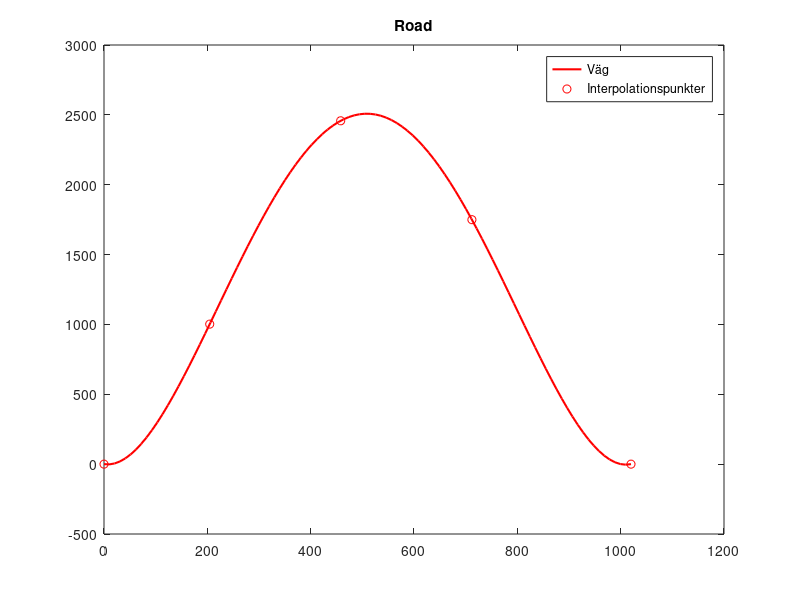

Here is the MATLAB script that generated this plot:
format long

% a)

% Anynoma funktioner för varje punkt
P = {
    @(X) [(X(1) - 175)^2 + (X(2) - 950)^2 - 60^2; (X(1) - 160)^2 + (X(2) - 1008)^2 - 45^2];
    @(X) [(X(1) - 410)^2 + (X(2) - 2400)^2 - 75^2; (X(1) - 381)^2 + (X(2) - 2500)^2 - 88^2];
    @(X) [(X(1) - 675)^2 + (X(2) - 1730)^2 - 42^2; (X(1) - 656)^2 + (X(2) - 1760)^2 - 57^2]
    };

% Anonyma funktioner för Jacobianen till varje vektorvärd funktion P(i)
J = {
    @(X) [2*X(1) - 350, 2*X(2) - 1900; 2*X(1) - 320, 2*X(2) - 2016];
    @(X) [2*X(1) - 820, 2*X(2) - 4800; 2*X(1) - 762, 2*X(2) - 5000];
    @(X) [2*X(1) - 1350, 2*X(2) - 3460; 2*X(1) - 1312, 2*X(2) - 3520]
    };

% Startgissningar
X = {
    [200;1000]; % P1
    [400;2600]; % P2
    [670;1780] % P3
    };

tol = 1e-8; hnorm = 1; iter = 0; maxiter = 20;

for i=1:3
    hnorm = 1; iter = 0;
    disp("For P" + i + ":")
    while hnorm > tol && iter < maxiter
        iter = iter + 1;
        h = -J{i}(X{i})\P{i}(X{i});
        X{i} = X{i} + h;
        hnorm = norm(h);
        disp([iter X{i}(1) X{i}(2) hnorm]);
    end
end

% Svar på frågor
%
% Koordinaterna blir P1≈(205,1002), P2≈(458,2458), P3≈(712,1750).
% Vi kan veta att Newtons metod konvergerar som den ska eftersom vi har
% valt startgissningar som bör ligga i närheten av de sökta punkterna
% (efter uppritning och analys av cirklarna). Vi vet också att Jacobianen 
% för respektive P måste vara inverterbar för varje n, dvs detJ≠0 i varje
% iteration, vilket vi på förhand inte kan vara säkra på då det finns
% värden på X(1) och X(2) som gör att detJ=0. Men i och med att de punkter
% som metoden konvergerar mot stämmer överens med förväntningarna på de
% sökta punkterna kan vi anta att detJ≠0 för alla iterationer och att
% Newtons metod därmed konvergerar som den ska. För att försäkra sig
% ytterligare kan en kontroll implementeras som i varje iteration kollar
% att detJ faktiskt är skiljt från 0, men det är inte nödvändigt i det här
% fallet. Konvergenshastigheten är kvadratisk för varje punkt.

% b)

% Anonym funktion för den naiva ansatsen
p = @(c, x) c(1) + c(2)*x + c(3)*x.^2 + c(4)*x.^3 + c(5)*x.^4;

x = [0, X{1}(1), X{2}(1), X{3}(1), 1020]';
y = [0, X{1}(2), X{2}(2), X{3}(2), 0]';

% Matris A
A = [ones(size(x)) x x.^2 x.^3 x.^4];

c = A\y;

% Ta fram x-värden i intervallet (0, 1020)
xvalues = linspace(x(1), x(end), 100);

figure
plot(xvalues, p(c, xvalues), '-r', 'LineWidth', 1.5)
hold on
plot (x, y, 'ro')
title('Road')
legend('Väg', 'Interpolationspunkter', 'Location', 'Best')

% Koeffecienterna blir
disp("c0 = " + c(1))
disp("c1 = " + c(2))
disp("c2 = " + c(3))
disp("c3 = " + c(4))
disp("c4 = " + c(5))

% Koefficienterna i polynomet blir:
% c0 = 0, c1 ≈ -0.58, c2 ≈ 0.04, c3 ≈ -8.1e-05, c4 ≈ 4.0e-08

